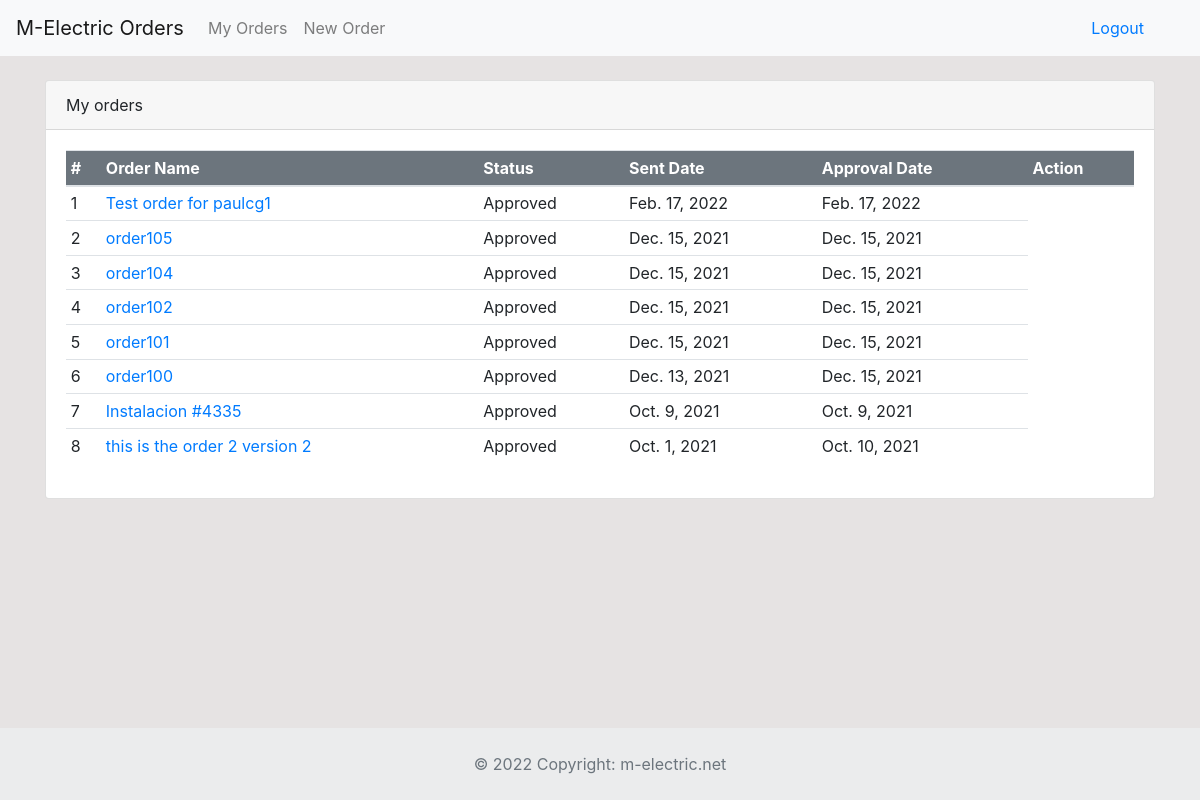
/dashboard (signed in), run on an earlier commit of the app's database.
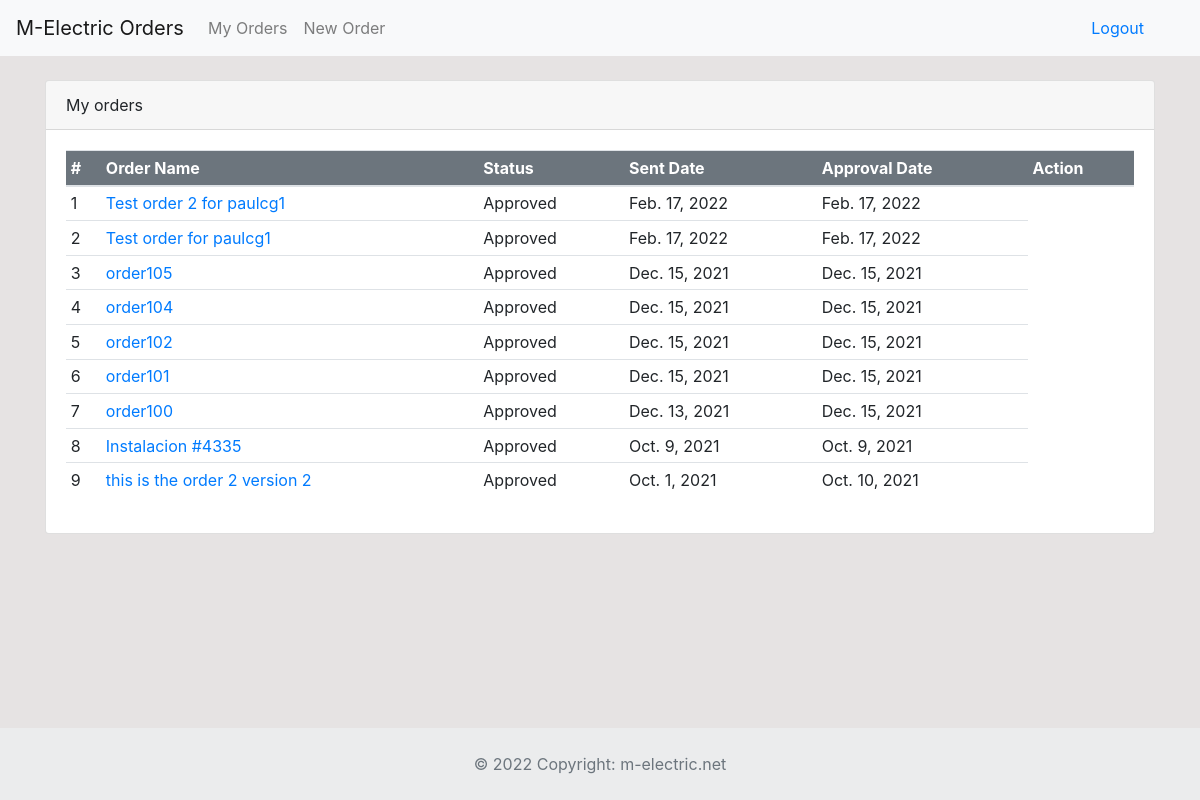
And on a later commit of the database.
### dashboard/models.py (models this page shows, shortened)
class Order(models.Model):
	description = models.CharField('Order Description', max_length=100)
	status = models.CharField('Status', max_length=50, choices=STATUS)
	po = models.ForeignKey(Po, blank=True, null=True, on_delete=models.CASCADE)
	user = models.ForeignKey(User, blank=True, null=True, on_delete=models.CASCADE)
	products = models.ManyToManyField(Product, blank=True, through='ThroughModel')
	created = models.DateTimeField(auto_now_add=True)
	approval_date = models.DateTimeField('Approval Date', blank=True, null=True)

### dashboard/views.py (the view)
# urls.py: path('dashboard', views.index, name='index'),
@login_required
def index(request):
    orders_list = Order.objects.filter(user=request.user).order_by('-created')
    pending_orders = Order.objects.filter(status='Pending')
    context = {
        'orders_list': orders_list,
        'pending_orders': pending_orders,
    }
    return render(request, 'dashboard/index.html', context)

### templates/dashboard/index.html (shortened to what this page needs)
{% extends 'partials/base.html' %}
{% block content %}
{% if user.is_authenticated and user.is_staff %}
{% include 'dashboard/pending_orders.html' %}
{% else %}
{% include 'dashboard/employee_index.html' %}
{% endif %}
{% endblock %}
{% block footer %}
{% include 'partials/footer.html' %}
{% endblock %}

### templates/dashboard/employee_index.html (shortened to what this page needs)
{% load crispy_forms_tags %}
<div class="container">
    <div class="row mt-4">
        <div class="col-md-12">
            <div class="card">
                <div class="card-header">
                    My orders
                </div>
                <div class="card-body">
                    <div class="table-responsive">
                        <table class="table table-sm bg-white">
                            <thead class="bg-secondary text-white">
                                <tr>
                                    <th>#</th>
                                    <th scope="col">Order Name</th>
                                    <th scope="col">Status</th>
                                    <th scope="col">Sent Date</th>
                                    <th scope="col">Approval Date</th>
                                    <th scope="col">Action</th>
                                </tr>
                            </thead>
                            <tbody>
                                {% for order in orders_list %}
                                <tr>
                                    <td>{{ forloop.counter }}</td>
                                    <td><a href="{% url 'order-detail' order.id %}">{{ order.description }}</a></td>
                                    <td>{{ order.status }}</td>
                                    <td>{{ order.created.date }}</td>
                                    <td>{{ order.approval_date.date }}</td>
                                </tr>
                                {% endfor %}
                            </tbody>
                        </table>
                    </div>
                </div>
            </div>
        </div>
    </div>
</div>

What changed in the data, as far as the page shows it:
added Order: description "Test order 2 for paulcg1", status "Approved", created "Feb. 17, 2022", approval_date "Feb. 17, 2022"
